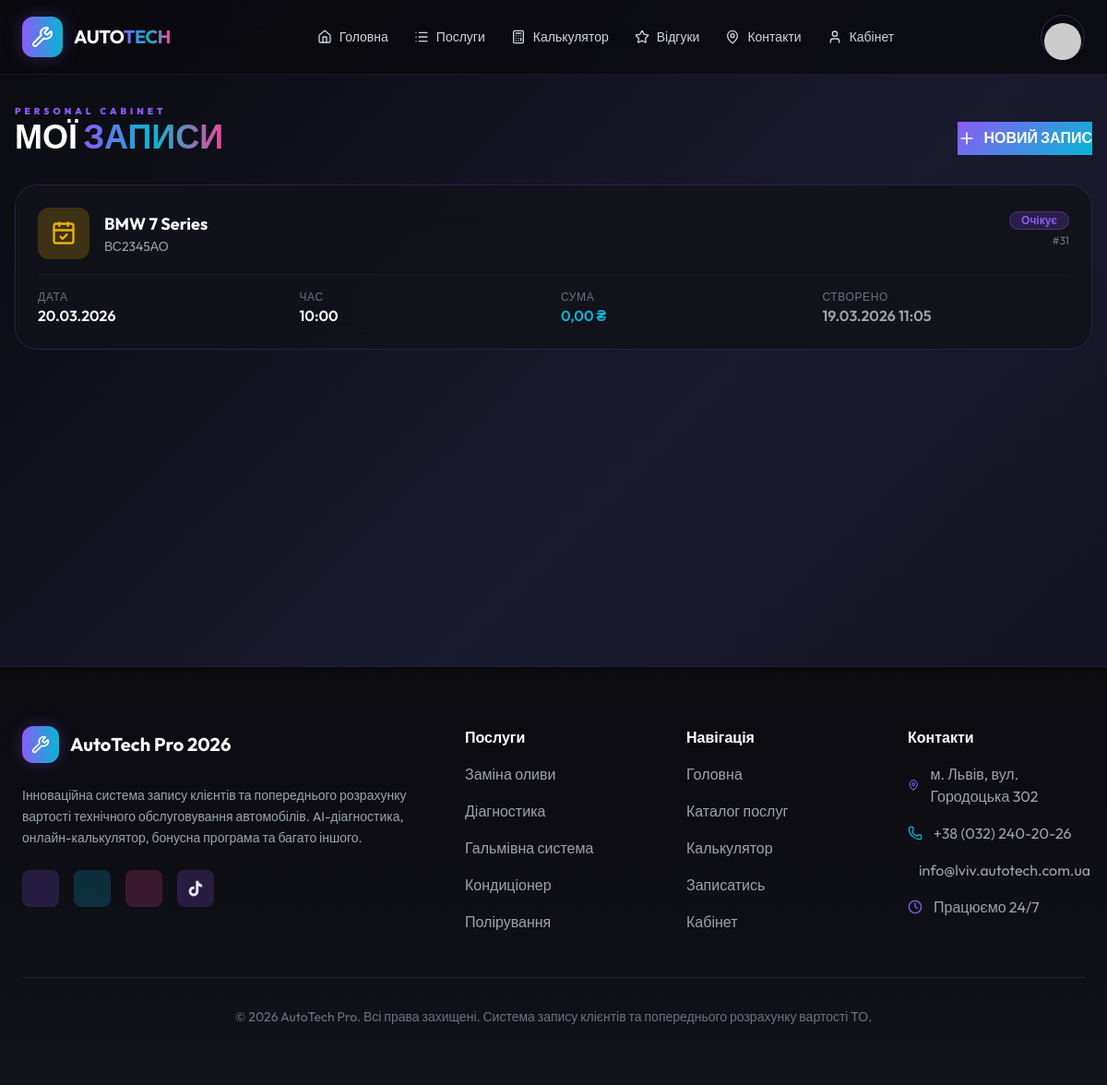
/bookings/ (signed in), run on an earlier commit of the app's database.
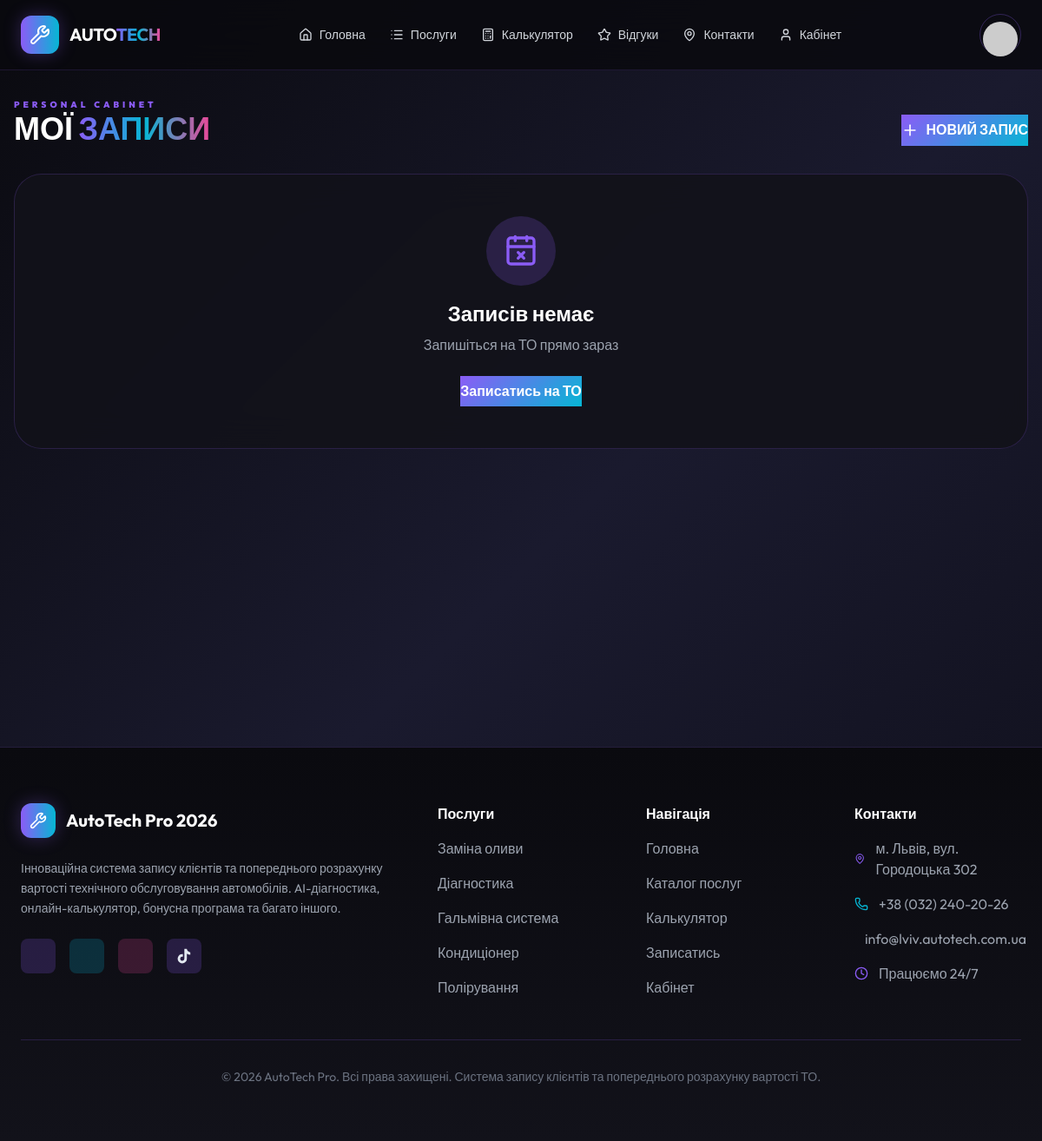
And on a later commit of the database.
### bookings/models.py (models this page shows, shortened)
class Booking(models.Model):
    class Status(models.TextChoices):
        PENDING = "PENDING", _("Очікує")
        CONFIRMED = "CONFIRMED", _("Підтверджено")
        IN_PROGRESS = "IN_PROGRESS", _("В роботі")
        DONE = "DONE", _("Виконано")
        CANCELLED = "CANCELLED", _("Скасовано")
    client = models.ForeignKey(
        settings.AUTH_USER_MODEL, on_delete=models.CASCADE, related_name="bookings"
    )
    car = models.ForeignKey(UserCar, on_delete=models.CASCADE, related_name="bookings")
    mechanic = models.ForeignKey(
        settings.AUTH_USER_MODEL,
        on_delete=models.SET_NULL,
        null=True,
        blank=True,
        limit_choices_to={"role": "MECHANIC"},
        related_name="assigned_tasks",
    )
    scheduled_at = models.DateTimeField(verbose_name=_("Заплановано на"))
    service_type = models.CharField(max_length=200, blank=True, verbose_name=_("Тип послуги"))
    status = models.CharField(
        max_length=20, choices=Status.choices, default=Status.PENDING, verbose_name=_("Статус")
    )
    total_cost = models.DecimalField(
        max_digits=10, decimal_places=2, default=0, verbose_name=_("Загальна вартість")
    )
    notes = models.TextField(blank=True, verbose_name=_("Примечания"))
    created_at = models.DateTimeField(auto_now_add=True)
    class Meta:
        verbose_name = _("Запис на сервіс")
        verbose_name_plural = _("Записи на сервіс")
        ordering = ["-scheduled_at"]

### cars/models.py (models this page shows, shortened)
class UserCar(models.Model):
    class FuelType(models.TextChoices):
        GASOLINE = "GASOLINE", _("Бензин")
        DIESEL = "DIESEL", _("Дизель")
        LPG = "LPG", _("Газ/Газ-бензин")
        ELECTRIC = "ELECTRIC", _("Електро")
        HYBRID = "HYBRID", _("Гібрид")
        CNG = "CNG", _("Метан")
    class EngineType(models.TextChoices):
        NATURAL = "NATURAL", _("Атмосферний")
        TURBO = "TURBO", _("Турбований")
        SUPERCHARGE = "SUPERCHARGE", _("Наддувний")
    class TechnicalCondition(models.TextChoices):
        EXCELLENT = "EXCELLENT", _("Відмінний")
        GOOD = "GOOD", _("Добрий")
        NEEDS_REPAIR = "NEEDS_REPAIR", _("Потребує ремонту")
        CRITICAL = "CRITICAL", _("Критичний")
    user = models.ForeignKey(
        settings.AUTH_USER_MODEL, on_delete=models.CASCADE, related_name="my_cars"
    )
    model = models.ForeignKey(CarModel, on_delete=models.PROTECT)
    vin = models.CharField(
        max_length=17, unique=True, blank=True, null=True, verbose_name=_("VIN-код")
    )
    license_plate = models.CharField(max_length=20, verbose_name=_("Держ. номер"))
    year = models.PositiveIntegerField(verbose_name=_("Рік випуску"))
    mileage = models.PositiveIntegerField(default=0, verbose_name=_("Пробіг (км)"))
    engine_type = models.CharField(
        max_length=20,
        choices=EngineType.choices,
        blank=True,
        null=True,
        verbose_name=_("Тип двигуна"),
    )
    engine_volume = models.DecimalField(
        max_digits=3, decimal_places=1, blank=True, null=True, verbose_name=_("Об'єм двигуна (л)")
    )
    fuel_type = models.CharField(
        max_length=20, choices=FuelType.choices, blank=True, null=True, verbose_name=_("Тип палива")
    )
    technical_condition = models.CharField(
        max_length=20,
        choices=TechnicalCondition.choices,
        default=TechnicalCondition.GOOD,
        verbose_name=_("Технічний стан"),
    )
    class Meta:
        verbose_name = _("Автомобіль користувача")
        verbose_name_plural = _("Автомобілі користувачів")

class CarModel(models.Model):
    brand = models.ForeignKey(CarBrand, on_delete=models.CASCADE, related_name="models")
    name = models.CharField(max_length=100, verbose_name=_("Модель"))
    year_start = models.PositiveIntegerField(default=2000)
    year_end = models.PositiveIntegerField(blank=True, null=True)
    def __str__(self):
        return f"{self.brand.name} {self.name}"
    class Meta:
        verbose_name = _("Модель авто")
        verbose_name_plural = _("Моделі авто")

class CarBrand(models.Model):
    name = models.CharField(max_length=100, unique=True, verbose_name=_("Марка"))
    logo = models.ImageField(upload_to="brands/", blank=True, null=True)
    class Meta:
        verbose_name = _("Марка авто")
        verbose_name_plural = _("Марки авто")

### bookings/views.py (the view)
# urls.py: path("", views.booking_list, name="list"),
@login_required
def booking_list(request):
    bookings = Booking.objects.filter(client=request.user).order_by("-scheduled_at")
    return render(request, "bookings/list.html", {"bookings": bookings})

### templates/bookings/list.html (shortened to what this page needs)
{% extends 'base.html' %}
{% load static %}
{% block content %}
<div class="space-y-8">
    <div class="flex justify-between items-end">
        <div>
            <div class="text-cyber-purple font-black text-[10px] uppercase tracking-[0.4em]">Personal Cabinet</div>
            <h1 class="text-4xl font-black text-white uppercase">МОЇ <span class="gradient-text">ЗАПИСИ</span></h1>
        </div>
        <a href="{% url 'bookings:create' %}" class="btn-cyber">
            <i data-lucide="plus" class="w-5 h-5 mr-2"></i>НОВИЙ ЗАПИС
        </a>
    </div>
    <div class="grid gap-4">
        {% for booking in bookings %}
        <div class="glass-panel p-6 rounded-[24px] border-cyber-purple/20">
            <div class="flex justify-between items-start">
                <div class="flex items-center gap-4">
                    <div class="w-14 h-14 rounded-xl {% if booking.status == 'PENDING' %}bg-yellow-500/20{% elif booking.status == 'CONFIRMED' %}bg-blue-500/20{% elif booking.status == 'IN_PROGRESS' %}bg-purple-500/20{% elif booking.status == 'DONE' %}bg-green-500/20{% else %}bg-red-500/20{% endif %} flex items-center justify-center">
                        <i data-lucide="calendar-check" class="w-7 h-7 {% if booking.status == 'PENDING' %}text-yellow-500{% elif booking.status == 'CONFIRMED' %}text-blue-500{% elif booking.status == 'IN_PROGRESS' %}text-purple-500{% elif booking.status == 'DONE' %}text-green-500{% else %}text-red-500{% endif %}"></i>
                    </div>
                    <div>
                        <h3 class="font-bold text-white text-lg">{{ booking.car.model }}</h3>
                        <div class="text-sm text-gray-400">{{ booking.car.license_plate }}</div>
                    </div>
                </div>
                <div class="text-right">
                    <div class="badge bg-cyber-purple/20 border-cyber-purple/30 text-cyber-purple text-xs font-bold px-3 py-1">
                        {{ booking.get_status_display }}
                    </div>
                    <div class="text-xs text-gray-500 mt-1">#{{ booking.id }}</div>
                </div>
            </div>
            <div class="mt-4 pt-4 border-t border-cyber-purple/10 grid grid-cols-2 md:grid-cols-4 gap-4">
                <div>
                    <div class="text-xs text-gray-500 uppercase tracking-wider">Дата</div>
                    <div class="font-semibold text-white">{{ booking.scheduled_at|date:"d.m.Y" }}</div>
                </div>
                <div>
                    <div class="text-xs text-gray-500 uppercase tracking-wider">Час</div>
                    <div class="font-semibold text-white">{{ booking.scheduled_at|time:"H:i" }}</div>
                </div>
                <div>
                    <div class="text-xs text-gray-500 uppercase tracking-wider">Сума</div>
                    <div class="font-semibold text-cyber-cyan">{{ booking.total_cost }} ₴</div>
                </div>
                <div>
                    <div class="text-xs text-gray-500 uppercase tracking-wider">Створено</div>
                    <div class="font-semibold text-gray-400">{{ booking.created_at|date:"d.m.Y H:i" }}</div>
                </div>
            </div>
        </div>
        {% empty %}
        <div class="glass-panel p-12 rounded-[32px] text-center">
            <div class="w-20 h-20 mx-auto rounded-full bg-cyber-purple/20 flex items-center justify-center mb-4">
                <i data-lucide="calendar-x" class="w-10 h-10 text-cyber-purple"></i>
            </div>
            <h2 class="text-2xl font-bold text-white mb-2">Записів немає</h2>
            <p class="text-gray-400 mb-6">Запишіться на ТО прямо зараз</p>
            <a href="{% url 'bookings:create' %}" class="btn-cyber">Записатись на ТО</a>
        </div>
        {% endfor %}
    </div>
</div>
{% endblock %}

What changed in the data, as far as the page shows it:
removed Booking: car.model "BMW 7 Series", car.license_plate "ВС2345АО", status "Очікує", id "31", scheduled_at "20.03.2026", scheduled_at "10:00", total_cost "0,00", created_at "19.03.2026 11:05"
Also different on the page:
text now shown: "Записів немає Запишіться на ТО прямо зараз Записатись на ТО"
